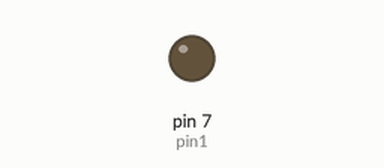
A sketch run on a simulated Arduino Uno, built with avr-gcc and run on an emulated ATmega328P. On the bench: output pins drawn as LEDs (lit = HIGH).

Above: at 2.66 s.
At 6.55 s:
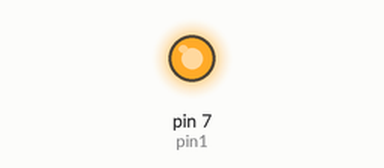
Timing chart, 0 to 8.4 s (numbered marks = the images above):
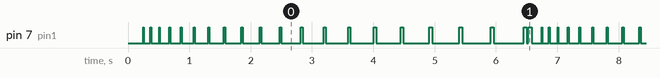

Measured:
- by itself, pin 7 (pin1): moves between LOW and HIGH, repeating every 6.5 s
- by itself, everything shown: repeats every 6.5 s, in 28 steps

The sketch:

BLINK_RELE.ino
```cpp
#define pin1 7


int i = 5;
void setup() {
pinMode(pin1, OUTPUT);


}

void loop() {

for(i=5;i<500;i++){

digitalWrite( pin1, LOW);

delay(i);
digitalWrite( pin1, HIGH);

delay(i/10);

 i=i+20;}

}
```
